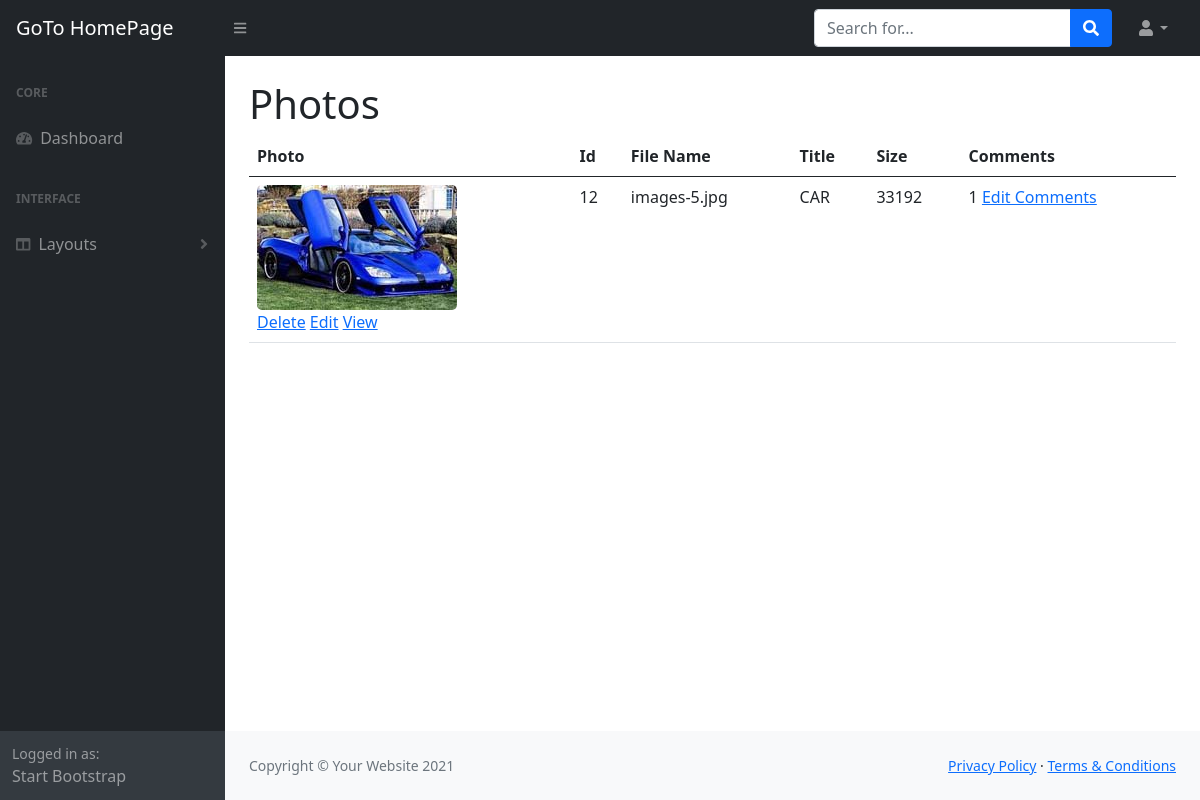
The app's page /admin/photos.php (signed in), older data.
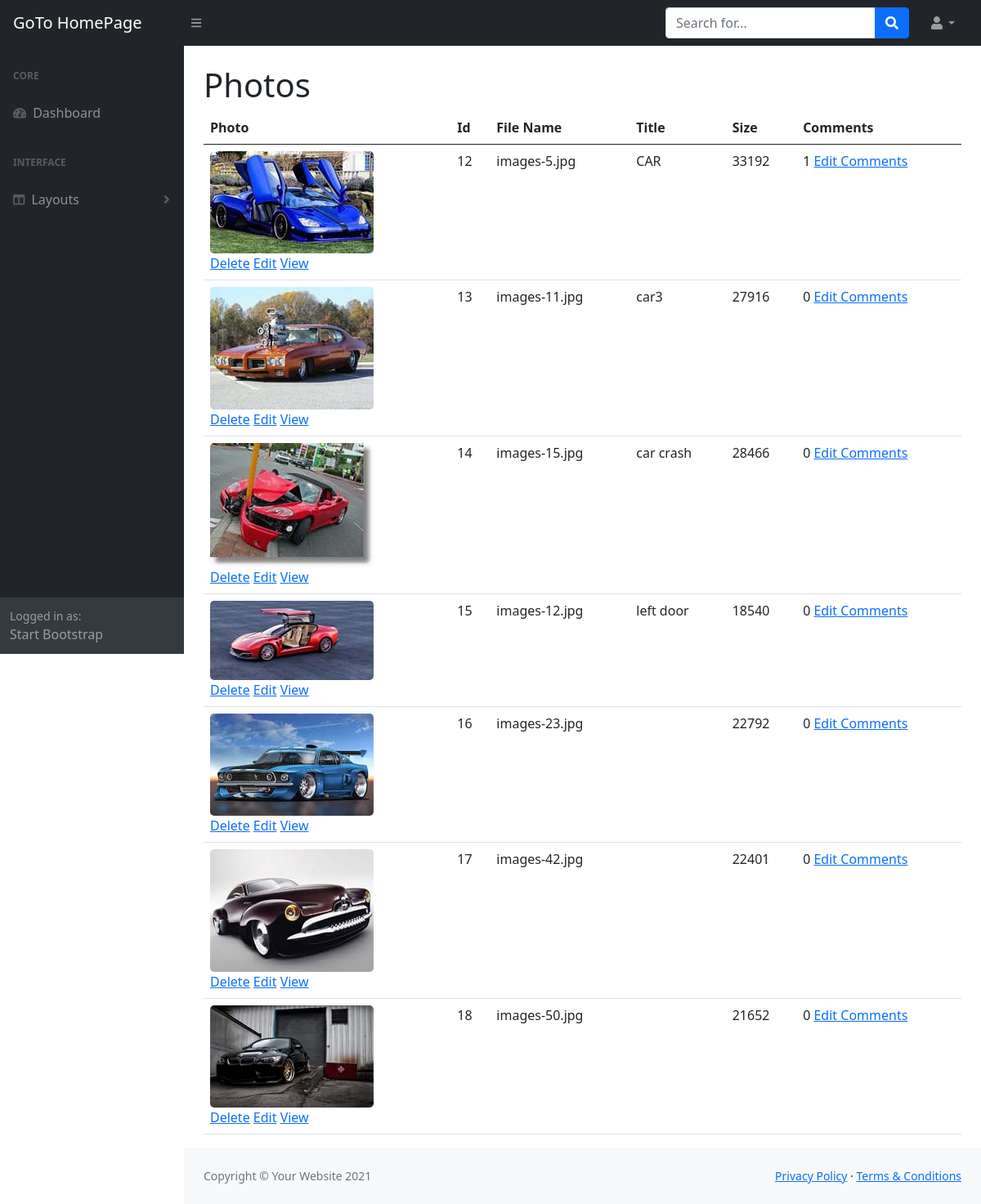
The same page, newer data.
### tables this page shows
CREATE TABLE `photos` (
  `id` int(11) NOT NULL,
  `title` varchar(255) NOT NULL,
  `caption` varchar(255) NOT NULL,
  `description` text NOT NULL,
  `filename` varchar(255) NOT NULL,
  `alternate_text` varchar(255) NOT NULL,
  `type` varchar(255) NOT NULL,
  `size` int(11) NOT NULL,
  `date` date NOT NULL
);

### admin/includes/database.php (called while the page is built, shortened)
<?php
class Database
{
   public $connection;
   public function open_db_connection()
   {
      $this->connection = new mysqli(DB_HOST, DB_USER, DB_PASS, DB_NAME);
   }
   public function query($sql)
   {
      $result = $this->connection->query($sql);
      return $result;
   }
   public function escape_string($string)
   {
      return $this->connection->real_escape_string($string);
   }
}
$database = new Database();

### admin/includes/db_object.php (called while the page is built, shortened)
<?php
class Db_object
{
   public static function find_all()
   {
      return static::find_by_query("SELECT * FROM " . static::$db_table . " ");
   }
   public static function find_by_query($sql)
   {
      global $database;
      $result_set = $database->query($sql);
      $the_object_array = array();
      while ($row = mysqli_fetch_array($result_set)) {
         $the_object_array[] = static::instantiation($row);
      }
      return $the_object_array;
   }
   public static function instantiation($the_record)
   {
      $the_object = new $calling_class;
      foreach ($the_record as $property => $value) {
         if ($the_object->has_the_property($property)) {
            $the_object->$property = $value;
         }
      }
      return $the_object;
   }
   private function has_the_property($property)
   {
      $object_properties = get_object_vars($this);
      return array_key_exists($property, $object_properties);
   }
}

### admin/includes/photo.php (called while the page is built, shortened)
<?php
class Photo extends Db_object
{
   public $filename;
   public $upload_directory = "images";
   public function picture_path()
   {
      return $this->upload_directory . DS . $this->filename;
   }
}

### admin/includes/comment.php (called while the page is built, shortened)
<?php
class Comment extends Db_object
{
   protected static $db_table = "comments";
   public static function find_the_comments($photo_id = 0)
   {
      global $database;
      $sql = "SELECT * FROM " . self::$db_table . " WHERE photo_id =" . $database->escape_string($photo_id) . " ORDER BY photo_id ASC";
      return self::find_by_query($sql);
   }
}

### admin/photos.php (the view, shortened to what this page needs)
<?php include "includes/header.php"; ?>
<?php include "includes/top_nav.php"; ?>
<div id="layoutSidenav">
   <?php include "includes/side_nav.php"; ?>
   <div id="layoutSidenav_content">
      <main>
         <div class="container-fluid px-4">
            <h1 class="mt-4">Photos</h1>
            <div class="col-md-12">
               <table class="table table-hover">
                  <thad>
                     <tr>
                        <th>Photo</th>
                        <th>Id</th>
                        <th>File Name</th>
                        <th>Title</th>
                        <th>Size</th>
                        <th>Comments</th>
                     </tr>
                  </thad>
                  <tbody>
                     <?php
                     $photos = Photo::find_all();
                     foreach ($photos as $photo) : ?>
                        <tr>
                           <td><img class="admin-photo-thumbnail" src="<?php echo $photo->picture_path(); ?>" alt="<?php echo $photo->title; ?>">
                              <div class="action_links">
                                 <a href="delete_photo.php?id=<?php echo $photo->id; ?>">Delete</a>
                                 <a href="edit_photo.php?id=<?php echo $photo->id; ?>">Edit</a>
                                 <a href="../photo.php?id=<?php echo $photo->id; ?>" target="_blank" rel="noopener noreferrer">View</a>
                              </div>
                           </td>
                           <td><?php echo $photo->id; ?></td>
                           <td><?php echo $photo->filename; ?></td>
                           <td><?php echo $photo->title; ?></td>
                           <td><?php echo $photo->size; ?></td>
                           <td><?php
                                 $comments = Comment::find_the_comments($photo->id);
                                 echo count($comments);
                              ?>
                              <a href="comment_photo.php?id=<?php echo $photo->id; ?>">Edit Comments</a>
                           </td>
                        </tr>
                     <?php endforeach; ?>
                  </tbody>
               </table>
            </div>
         </div>
      </main>
      <?php include "includes/sub_footer.php"; ?>
   </div>
</div>
<?php include "includes/footer.php"; ?>

### admin/includes/header.php (shortened to what this page needs)
<!DOCTYPE html>
<html lang="en">
<head>
   <link href="https://cdn.jsdelivr.net/npm/simple-datatables@latest/dist/style.css" rel="stylesheet" />
   <link href="css/styles.css" rel="stylesheet" />
   <link href="css/gallery.css" rel="stylesheet" />
</head>
<body class="sb-nav-fixed">

### admin/includes/top_nav.php (shortened to what this page needs)
<nav class="sb-topnav navbar navbar-expand navbar-dark bg-dark">
   <a class="navbar-brand ps-3" href="../index.php">GoTo HomePage</a>
   <button class="btn btn-link btn-sm order-1 order-lg-0 me-4 me-lg-0" id="sidebarToggle" href="#!"></button>
   <form class="d-none d-md-inline-block form-inline ms-auto me-0 me-md-3 my-2 my-md-0">
      <div class="input-group">
         <input class="form-control" type="text" placeholder="Search for..." aria-label="Search for..." aria-describedby="btnNavbarSearch">
         <button class="btn btn-primary" id="btnNavbarSearch" type="button"></button>
      </div>
   </form>
   <ul class="navbar-nav ms-auto ms-md-0 me-3 me-lg-4">
      <li class="nav-item dropdown">
         <a class="nav-link dropdown-toggle" id="navbarDropdown" href="#" role="button" data-bs-toggle="dropdown" aria-expanded="false"></a>
      </li>
   </ul>
</nav>

### admin/includes/side_nav.php (shortened to what this page needs)
<div id="layoutSidenav_nav">
   <nav class="sb-sidenav accordion sb-sidenav-dark" id="sidenavAccordion">
      <div class="sb-sidenav-menu">
         <div class="nav">
            <div class="sb-sidenav-menu-heading">Core</div>
            <a class="nav-link" href="index.php">
               <div class="sb-nav-link-icon"><i class="fas fa-tachometer-alt"></i></div>
               Dashboard
            </a>
            <div class="sb-sidenav-menu-heading">Interface</div>
            <a class="nav-link collapsed" href="#" data-bs-toggle="collapse" data-bs-target="#collapseLayouts" aria-expanded="false" aria-controls="collapseLayouts">
               <div class="sb-nav-link-icon"><i class="fas fa-columns"></i></div>
               Layouts
               <div class="sb-sidenav-collapse-arrow"><i class="fas fa-angle-down"></i></div>
            </a>
         </div>
      </div>
      <div class="sb-sidenav-footer">
         <div class="small">Logged in as:</div>
         Start Bootstrap
      </div>
   </nav>
</div>

### admin/includes/sub_footer.php
<footer class="py-4 bg-light mt-auto">
   <div class="container-fluid px-4">
      <div class="d-flex align-items-center justify-content-between small">
         <div class="text-muted">Copyright &copy; Your Website 2021</div>
         <div>
            <a href="#">Privacy Policy</a>
            &middot;
            <a href="#">Terms &amp; Conditions</a>
         </div>
      </div>
   </div>
</footer>

### admin/includes/footer.php (shortened to what this page needs)
</body>
</html>

### admin/css/gallery.css (style rules this page uses)
.admin-photo-thumbnail { width: 200px; border-radius: 5px; }

Row changes from the older to the newer data that the page shows:
added photos: filename (picture), id "13", filename "images-11.jpg", title "car3", size "27916", count($comments) "0"
added photos: filename (picture), id "14", filename "images-15.jpg", title "car crash", size "28466", count($comments) "0"
added photos: filename (picture), id "15", filename "images-12.jpg", title "left door", size "18540", count($comments) "0"
added photos: filename (picture), id "16", filename "images-23.jpg", size "22792", count($comments) "0"
added photos: filename (picture), id "17", filename "images-42.jpg", size "22401", count($comments) "0"
added photos: filename (picture), id "18", filename "images-50.jpg", size "21652", count($comments) "0"
